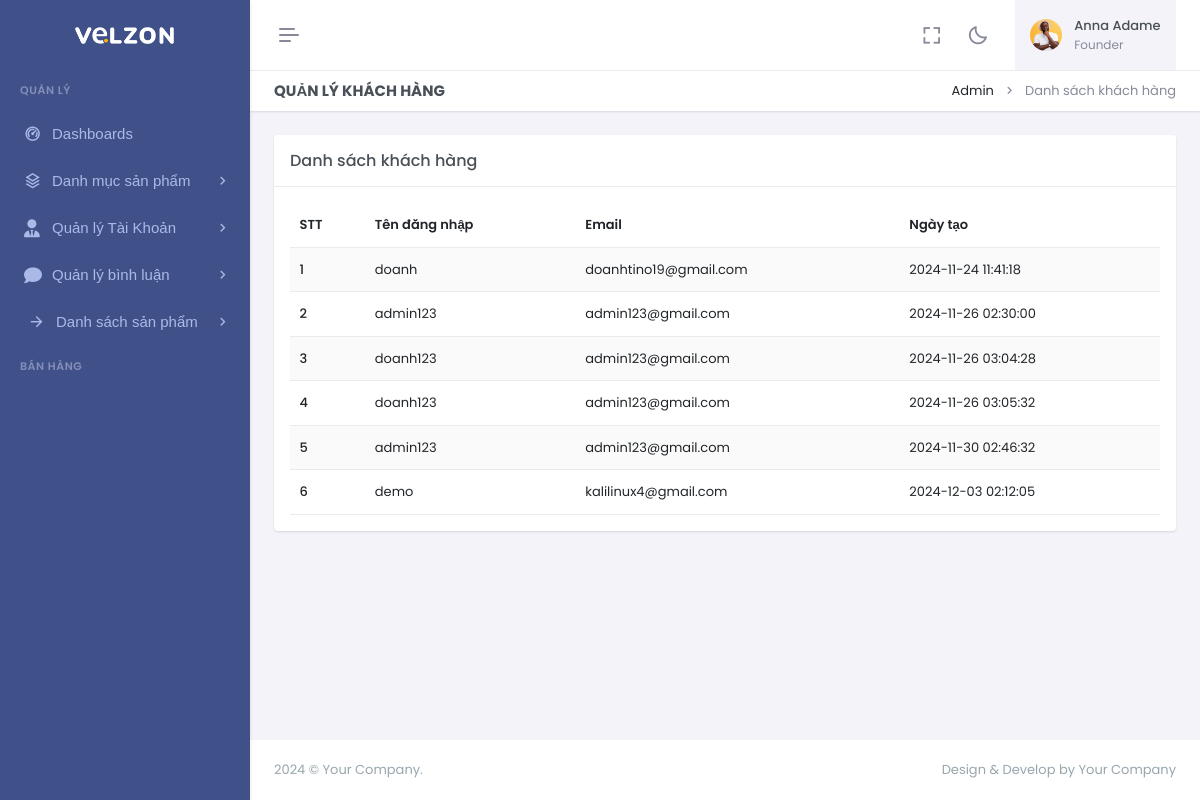
Page /admin/index.php?act=list-tai-khoan-khach-hang on the committed database.
### tables this page shows
CREATE TABLE `nguoidung` (
  `ma_nguoi_dung` int(11) NOT NULL,
  `ten_dang_nhap` varchar(50) NOT NULL,
  `mat_khau` varchar(255) NOT NULL,
  `email` varchar(100) NOT NULL,
  `vai_tro` varchar(10) NOT NULL,
  `ngay_tao` timestamp NULL DEFAULT CURRENT_TIMESTAMP
);

### admin/controllers/TaiKhoanController.php (called while the page is built, shortened)
<?php
class TaiKhoanController
{
    public $modelTaiKhoan;
    public function __construct()
    {
        $this->modelTaiKhoan = new TaiKhoan();
    }
    public function danhsachKhachHang()
    {
        $khachhangs = $this->modelTaiKhoan->getAllCustomer();
        require_once './views/taikhoan/khachhang/listKhachHang.php';
    }
}
?>

### admin/index.php (called while the page is built, shortened)
<?php
require_once '../commons/function.php';
require_once 'controllers/TaiKhoanController.php';
require_once "models/TaiKhoan.php";
$act = $_GET['act'] ?? '/';
match ($act) {
    '/' => (new DashboardController())->index(),
    'list-tai-khoan-quan-tri' => (new TaiKhoanController())->danhsachQuanTri(),
    'form-them-quan-tri' => (new TaiKhoanController())->formAddQuanTri(),
    'them-quan-tri' => (new TaiKhoanController())->postAddQuanTri(),
    'form-sua-quan-tri' => (new TaiKhoanController())->formEditQuanTri(),
    'sua-quan-tri' => (new TaiKhoanController())->postEditQuanTri(),
    'xoa-quan-tri' => (new TaiKhoanController())->deleteQuanTri(),
    'list-tai-khoan-khach-hang' => (new TaiKhoanController())->danhsachKhachHang(),
    'danh-mucs'         => (new DanhMucController())->index(),
    'form-add-danh-muc' => (new DanhMucController())->create(),
    'them-danh-muc'     => (new DanhMucController())->store(),
    'form-sua-danh-muc' => (new DanhMucController())->edit(),
    'sua-danh-muc'      => (new DanhMucController())->update(),
    'xoa-danh-muc'      => (new DanhMucController())->destroy(),
    'san-pham'          => (new SanPhamController())->index(),
    'form-add-san-pham' => (new SanPhamController())->createSanPham(),
    'them-san-pham'     => (new SanPhamController())->postAddSanPham(),
    'form-sua-san-pham' => (new SanPhamController())->editSanPham($_GET['san_pham_id'] ?? null),
    'sua-san-pham'      => (new SanPhamController())->updateSanPham(),
    'xoa-san-pham'      => (new SanPhamController())->destroy(),
	'list-binh-luan-quan-tri'          => (new CommentController())->index(),
	'xoa-binh-luan'      => (new CommentController())->delete(),
	'update-binh-luan'      => (new CommentController())->update(),
};

### commons/function.php (called while the page is built, shortened)
<?php
function connectDB() {
    $host = "localhost";
    $port = "root";
    $dbname = DB_NAME;
    try {
        $conn = new PDO("mysql:host=$host;port=$port;dbname=$dbname", DB_USERNAME, DB_PASSWORD);
        $conn->setAttribute(PDO::ATTR_ERRMODE, PDO::ERRMODE_EXCEPTION);
        $conn->setAttribute(PDO::ATTR_DEFAULT_FETCH_MODE, PDO::FETCH_ASSOC);
        return $conn;
    } catch (PDOException $e) {
        echo ("Connection failed: " . $e->getMessage());
    }
}

### admin/models/TaiKhoan.php (called while the page is built, shortened)
<?php
class TaiKhoan
{
    public $conn;
    public function __construct()
    {
        $this->conn = connectDB();
    }
    public function getAllCustomer()
    {
        try {
            $sql = 'SELECT * FROM nguoidung';
            $stmt = $this->conn->prepare($sql);
            $stmt->execute();
            $res = $stmt->fetchAll(PDO::FETCH_ASSOC);
            return $res;
        } catch (Exception $e) {
            echo "Lỗi: " . $e->getMessage();
            return false;
        }
    }
}
?>

### admin/views/taikhoan/khachhang/listKhachHang.php (the view, shortened to what this page needs)
<!doctype html>
<html lang="en" data-layout="vertical" data-topbar="light" data-sidebar="dark" data-sidebar-size="lg"
    data-sidebar-image="none" data-preloader="disable" data-theme="default" data-theme-colors="default">
<head>
    <?php require_once "views/layouts/libs_css.php"; ?>
</head>
<body>
    <div id="layout-wrapper">
        <?php require_once "views/layouts/header.php"; ?>
        <?php require_once "views/layouts/siderbar.php"; ?>
        <div class="main-content">
            <div class="page-content">
                <div class="container-fluid">
                    <div class="row">
                        <div class="col-12">
                            <div class="page-title-box d-sm-flex align-items-center justify-content-between">
                                <h4 class="mb-sm-0">Quản lý khách hàng</h4>
                                <div class="page-title-right">
                                    <ol class="breadcrumb m-0">
                                        <li class="breadcrumb-item"><a href="javascript:void(0);">Admin</a></li>
                                        <li class="breadcrumb-item active">Danh sách khách hàng</li>
                                    </ol>
                                </div>
                            </div>
                        </div>
                    </div>
                    <div class="row">
                        <div class="col">
                            <div class="card">
                                <div class="card-header align-items-center d-flex">
                                    <h4 class="card-title mb-0 flex-grow-1">Danh sách khách hàng</h4>
                                </div>
                                <div class="card-body">
                                    <div class="table-responsive">
                                        <table class="table table-striped table-nowrap align-middle mb-0">
                                            <thead>
                                                <tr>
                                                    <th scope="col">STT</th>
                                                    <th scope="col">Tên đăng nhập</th>
                                                    <th scope="col">Email</th>
                                                    <th scope="col">Ngày tạo</th>
                                                </tr>
                                            </thead>
                                            <tbody>
                                                <?php if (!empty($khachhangs)): ?>
                                                    <?php foreach ($khachhangs as $index => $khachhang): ?>
                                                        <tr>
                                                            <td class="fw-medium"><?= $index + 1 ?></td>
                                                            <td><?= htmlspecialchars($khachhang['ten_dang_nhap']) ?></td>
                                                            <td><?= htmlspecialchars($khachhang['email']) ?></td>
                                                            <td><?= htmlspecialchars($khachhang['ngay_tao']) ?></td>
                                                        </tr>
                                                    <?php endforeach; ?>
                                                <?php else: ?>
                                                    <tr>
                                                        <td colspan="5" class="text-center">Không có khách hàng nào.</td>
                                                    </tr>
                                                <?php endif; ?>
                                            </tbody>
                                        </table>
                                    </div>
                                </div>
                            </div>
                        </div>
                    </div>
                </div>
            </div>
            <footer class="footer">
                <div class="container-fluid">
                    <div class="row">
                        <div class="col-sm-6">
                            <script>document.write(new Date().getFullYear())</script> © Your Company.
                        </div>
                        <div class="col-sm-6">
                            <div class="text-sm-end d-none d-sm-block">Design & Develop by Your Company</div>
                        </div>
                    </div>
                </div>
            </footer>
        </div>
    </div>
</body>
</html>

### rows in the picture
nguoidung: ten_dang_nhap "doanh", email "doanhtino19@gmail.com", ngay_tao "2024-11-24 11:41:18"
nguoidung: ten_dang_nhap "admin123", email "admin123@gmail.com", ngay_tao "2024-11-26 02:30:00"
nguoidung: ten_dang_nhap "doanh123", email "admin123@gmail.com", ngay_tao "2024-11-26 03:04:28"
nguoidung: ten_dang_nhap "doanh123", email "admin123@gmail.com", ngay_tao "2024-11-26 03:05:32"
nguoidung: ten_dang_nhap "admin123", email "admin123@gmail.com", ngay_tao "2024-11-30 02:46:32"
nguoidung: ten_dang_nhap "demo", email "kalilinux4@gmail.com", ngay_tao "2024-12-03 02:12:05"
